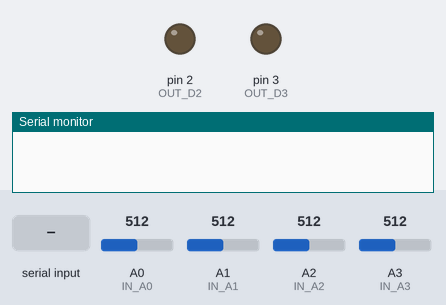
Recording of a program running on a simulated Arduino Uno, built with avr-gcc and run on an emulated ATmega328P. Parts: output pins drawn as LEDs (lit = HIGH), the last lines printed to the serial monitor. The test bench sets the inputs (shaded band); at power-on: A0 (IN_A0) = 512, A1 (IN_A1) = 512, A2 (IN_A2) = 512, A3 (IN_A3) = 512. Pins used as bus, display or sensor lines are not drawn.

Above: at 1.2 s.
1.3 s: "A" received over Serial
At 3.0 s:
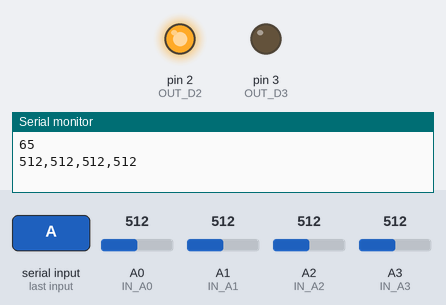
Timing chart, 0 to 4.5 s (numbered marks = the images above; inputs shaded):
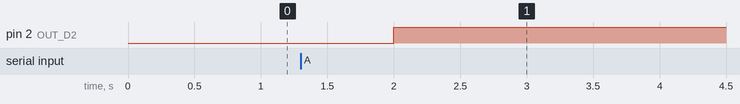

The program:

main.cpp
```cpp
#include <Arduino.h>
#include <TimerOne.h>

#define IN_A0 A0
#define IN_A1 A1
#define IN_A2 A2
#define IN_A3 A3
#define OUT_D0 0
#define OUT_D1 1
#define OUT_D2 2
#define OUT_D3 3

bool flagInit = false; // Define uma flag para inicialização

void verifySerialPort();
void Timer1_ISR();


void setup() {
  Serial.begin(115200); // Inicializa a comunicação serial com uma taxa de 9600 bauds
  pinMode(IN_A0, INPUT); // Define o pino A0 como entrada
  pinMode(IN_A1, INPUT); // Define o pino A1 como entrada
  pinMode(IN_A2, INPUT); // Define o pino A2 como entrada
  pinMode(IN_A3, INPUT); // Define o pino A3 como entrada
  pinMode(OUT_D0, OUTPUT); // Define o pino D0 como saída
  pinMode(OUT_D1, OUTPUT); // Define o pino D1 como saída
  pinMode(OUT_D2, OUTPUT); // Define o pino D2 como saída
  pinMode(OUT_D3, OUTPUT); // Define o pino D3 como saída

  Timer1.initialize(1000000); // Inicializa o Timer1 com um período de 1 segundo
  Timer1.attachInterrupt(Timer1_ISR);
  Timer1.start();
  }

void loop() {
  verifySerialPort(); // Verifica a porta serial
  delay(10); // Pequeno atraso no loop principal para permitir a leitura correta
}

void verifySerialPort() {
  while (Serial.available() > 0)
  {
    delay(100);
    if (Serial.available())
    {
      byte c = Serial.read();
      Serial.println(c);
      if (c == 65) // Verifica se o caractere recebido é 'A'
      {
        flagInit = !flagInit; // Ativa a flag caso meu programa de leitura envie 'A'
      }
    }
  }
}


void Timer1_ISR() {
  if (flagInit) {
    int a0 = analogRead(IN_A0);
    int a1 = analogRead(IN_A1);
    int a2 = analogRead(IN_A2);
    int a3 = analogRead(IN_A3);
    Serial.print(a0);
    Serial.print(",");
    Serial.print(a1);
    Serial.print(",");
    Serial.print(a2);
    Serial.print(",");
    Serial.println(a3);
    digitalWrite(OUT_D0, HIGH);
    digitalWrite(OUT_D1, HIGH);
    digitalWrite(OUT_D2, HIGH);
    digitalWrite(OUT_D3, LOW);
  }
}
```

multitaxel.h
```cpp
#ifndef MULTITAXEL_H
#define MULTITAXEL_H

class AnalogClass {
public:
    void analogInput(int pin1, int pin2, int pin3, int pin4, int analogValues[4]);
};

class BitsClass {
    const int threshold = 200;
public:
    AnalogClass analogArray;
    int* digitalOutput(int analogValues[4]);
};

#endif // MULTITAXEL_H
```

multitaxel.cpp
```cpp
#include "multitaxel.h"

// Implementação da classe AnalogClass
void AnalogClass::analogInput(int pin1, int pin2, int pin3, int pin4, int analogValues[4]) {
    analogValues[0] = pin1;
    analogValues[1] = pin2;
    analogValues[2] = pin3;
    analogValues[3] = pin4;
}

// Implementação da classe BitsClass
int* BitsClass::digitalOutput(int analogValues[4]) {
    static int bitsArray[4] = {0, 0, 0, 0};
    for (int n = 0; n < 4; ++n) {
        if (analogValues[n] < threshold) {
            bitsArray[n] = 1;
        } else {
            bitsArray[n] = 0;
        }
    }
    return bitsArray;
}
```

Measured:
- after the input at 1.3 s, pin 2 (OUT_D2): LOW → HIGH after 0.70 s
